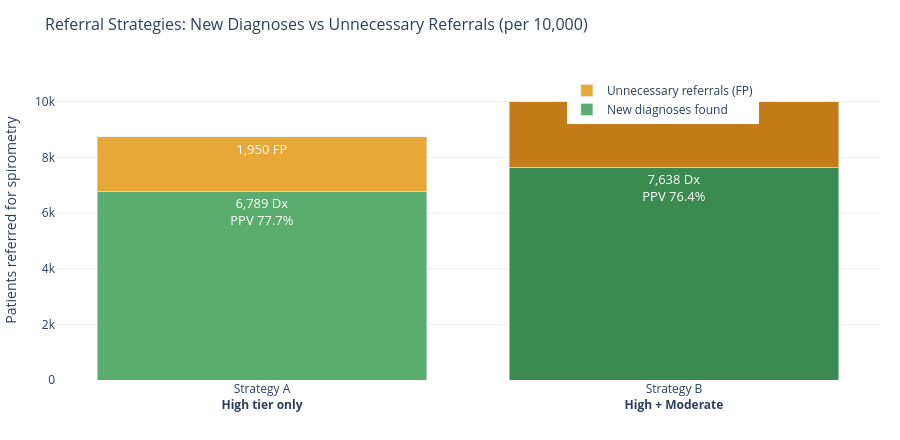
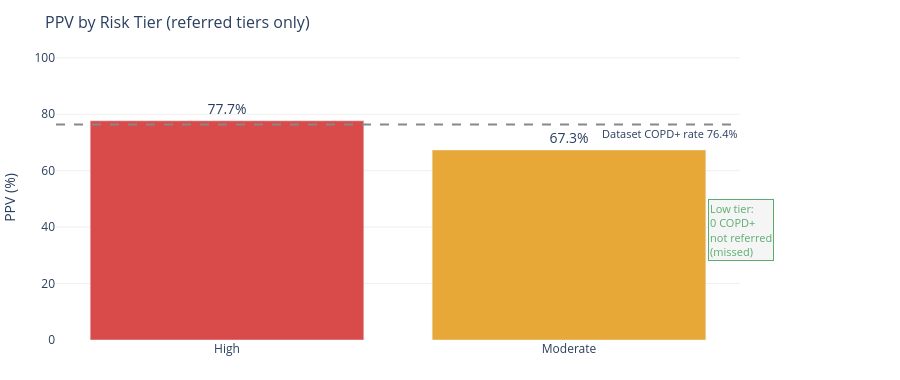

Notebook source saved alongside these figures, in order:
### Code cell
# N = 10_000, defined in PARAMS (c3d4e5f6); required for scaling
scale = N / n_total  # test-set fractions → per-10,000 (challenge dataset prevalence ~76%)

tier_raw = {r['Tier']: r for r in rows}

high_n    = tier_raw['High']['_n'] * scale
high_dx   = tier_raw['High']['_n_copd'] * scale
high_fp   = high_n - high_dx

mod_n     = tier_raw['Moderate']['_n'] * scale
mod_dx    = tier_raw['Moderate']['_n_copd'] * scale
mod_fp    = mod_n - mod_dx

low_missed = tier_raw['Low']['_n_copd'] * scale

# Strategy A: refer High tier only
# Strategy B: refer High + Moderate
strat_labels = [
    'Strategy A<br><b>High tier only</b>',
    'Strategy B<br><b>High + Moderate</b>',
]
strat_dx   = [high_dx,              high_dx + mod_dx]
strat_fp   = [high_fp,              high_fp + mod_fp]
strat_refs = [high_n,               high_n + mod_n]
strat_ppv  = [
    high_dx / high_n if high_n > 0 else 0,
    (high_dx + mod_dx) / (high_n + mod_n) if (high_n + mod_n) > 0 else 0,
]

fig5 = go.Figure()

fig5.add_trace(go.Bar(
    name='New diagnoses found',
    x=strat_labels,
    y=strat_dx,
    marker_color=['#5BAD6F', '#3A8A52'],
    text=[f'{v:,.0f} Dx<br>PPV {ppv_val:.1%}' for v, ppv_val in zip(strat_dx, strat_ppv)],
    textposition='inside',
    textfont=dict(size=13, color='white'),
))

fig5.add_trace(go.Bar(
    name='Unnecessary referrals (FP)',
    x=strat_labels,
    y=strat_fp,
    marker_color=['#E8A838', '#C47B1A'],
    text=[f'{v:,.0f} FP' for v in strat_fp],
    textposition='inside',
    textfont=dict(size=13, color='white'),
))

fig5.update_layout(
    barmode='stack',
    title=dict(text='Referral Strategies: New Diagnoses vs Unnecessary Referrals (per 10,000)', font=dict(size=16)),
    yaxis_title='Patients referred for spirometry',
    height=440,
    margin=dict(l=10, r=20, t=60, b=60),
    plot_bgcolor='white', paper_bgcolor='white',
    legend=dict(x=0.62, y=0.95),
    xaxis=dict(tickfont=dict(size=12)),
    yaxis=dict(range=[0, (high_n + mod_n) * 1.15]),
)
fig5.update_yaxes(showgrid=True, gridcolor='#EFEFEF')
fig5.show()

# --- PPV per referred tier (High and Moderate only) ---
# Low tier is excluded: patients are not referred, so PPV does not apply.
# Low tier impact is shown as a missed-cases annotation instead.
referred_tiers  = ['High', 'Moderate']
referred_colors = [tier_colors[t] for t in referred_tiers]
ppv_vals        = [r['_ppv'] for r in rows if r['Tier'] in referred_tiers]

fig6 = go.Figure(go.Bar(
    x=referred_tiers,
    y=[v * 100 for v in ppv_vals],
    marker_color=referred_colors,
    text=[f'{v:.1%}' for v in ppv_vals],
    textposition='outside',
    textfont=dict(size=14),
))

# Reference line: dataset COPD+ rate (= PPV of a random referral, not an overall PPV)
dataset_pos_rate = n_copd_total / n_total
fig6.add_hline(
    y=dataset_pos_rate * 100, line_dash='dash', line_color='#888',
    annotation_text=f'Dataset COPD+ rate {dataset_pos_rate:.1%}',
    annotation_position='bottom right',
    annotation_font_size=11,
)

fig6.add_annotation(
    x=1.05, y=max(ppv_vals) * 100 * 0.5,
    xref='paper', yref='y',
    text=f'Low tier:<br>{low_missed:,.0f} COPD+<br>not referred<br>(missed)',
    showarrow=False,
    font=dict(size=11, color='#5BAD6F'),
    align='left',
    bgcolor='#F5F5F5',
    bordercolor='#5BAD6F',
    borderwidth=1,
)

fig6.update_layout(
    title=dict(text='PPV by Risk Tier (referred tiers only)', font=dict(size=16)),
    yaxis_title='PPV (%)',
    height=380,
    margin=dict(l=10, r=160, t=55, b=40),
    plot_bgcolor='white', paper_bgcolor='white',
    yaxis=dict(range=[0, max(ppv_vals) * 130]),
)
fig6.update_yaxes(showgrid=True, gridcolor='#EFEFEF')
fig6.show()

print(f'Per 10,000 screened:')
for label, dx, fp, refs, ppv_val in zip(strat_labels, strat_dx, strat_fp, strat_refs, strat_ppv):
    clean = label.replace('<br>', ' ').replace('<b>', '').replace('</b>', '')
    print(f'  {clean}: {refs:,.0f} referred -> {dx:,.0f} new Dx, {fp:,.0f} FP  (PPV {ppv_val:.1%})')
print(f'  Low tier: {low_missed:,.0f} COPD+ cases missed')

### Figure 1 — Plotly figure (JSON) as saved in the notebook; plotly's stock layout.template omitted (floating-point values rounded to 4 significant figures)
{"data": [{"marker": {"color": ["#5BAD6F", "#3A8A52"]}, "name": "New diagnoses found", "text": ["6,789 Dx<br>PPV 77.7%", "7,638 Dx<br>PPV 76.4%"], "textfont": {"color": "white", "size": 13}, "textposition": "inside", "type": "bar", "x": ["Strategy A<br><b>High tier only</b>", "Strategy B<br><b>High + Moderate</b>"], "y": [6789.0, 7638.0]}, {"marker": {"color": ["#E8A838", "#C47B1A"]}, "name": "Unnecessary referrals (FP)", "text": ["1,950 FP", "2,362 FP"], "textfont": {"color": "white", "size": 13}, "textposition": "inside", "type": "bar", "x": ["Strategy A<br><b>High tier only</b>", "Strategy B<br><b>High + Moderate</b>"], "y": [1950.0, 2362.0]}], "layout": {"barmode": "stack", "height": 440, "legend": {"x": 0.62, "y": 0.95}, "margin": {"b": 60, "l": 10, "r": 20, "t": 60}, "paper_bgcolor": "white", "plot_bgcolor": "white", "title": {"font": {"size": 16}, "text": "Referral Strategies: New Diagnoses vs Unnecessary Referrals (per 10,000)"}, "xaxis": {"tickfont": {"size": 12}}, "yaxis": {"gridcolor": "#EFEFEF", "range": [0, 11500.0], "showgrid": true, "title": {"text": "Patients referred for spirometry"}}}}

### Figure 2 — Plotly figure (JSON) as saved in the notebook; plotly's stock layout.template omitted (floating-point values rounded to 4 significant figures)
{"data": [{"marker": {"color": ["#D94A4A", "#E8A838"]}, "text": ["77.7%", "67.3%"], "textfont": {"size": 14}, "textposition": "outside", "type": "bar", "x": ["High", "Moderate"], "y": [77.69, 67.33]}], "layout": {"annotations": [{"font": {"size": 11}, "showarrow": false, "text": "Dataset COPD+ rate 76.4%", "x": 1, "xanchor": "right", "xref": "x domain", "y": 76.38, "yanchor": "top", "yref": "y"}, {"align": "left", "bgcolor": "#F5F5F5", "bordercolor": "#5BAD6F", "borderwidth": 1, "font": {"color": "#5BAD6F", "size": 11}, "showarrow": false, "text": "Low tier:<br>0 COPD+<br>not referred<br>(missed)", "x": 1.05, "xref": "paper", "y": 38.84, "yref": "y"}], "height": 380, "margin": {"b": 40, "l": 10, "r": 160, "t": 55}, "paper_bgcolor": "white", "plot_bgcolor": "white", "shapes": [{"line": {"color": "#888", "dash": "dash"}, "type": "line", "x0": 0, "x1": 1, "xref": "x domain", "y0": 76.38, "y1": 76.38, "yref": "y"}], "title": {"font": {"size": 16}, "text": "PPV by Risk Tier (referred tiers only)"}, "yaxis": {"gridcolor": "#EFEFEF", "range": [0, 101.0], "showgrid": true, "title": {"text": "PPV (%)"}}}}
